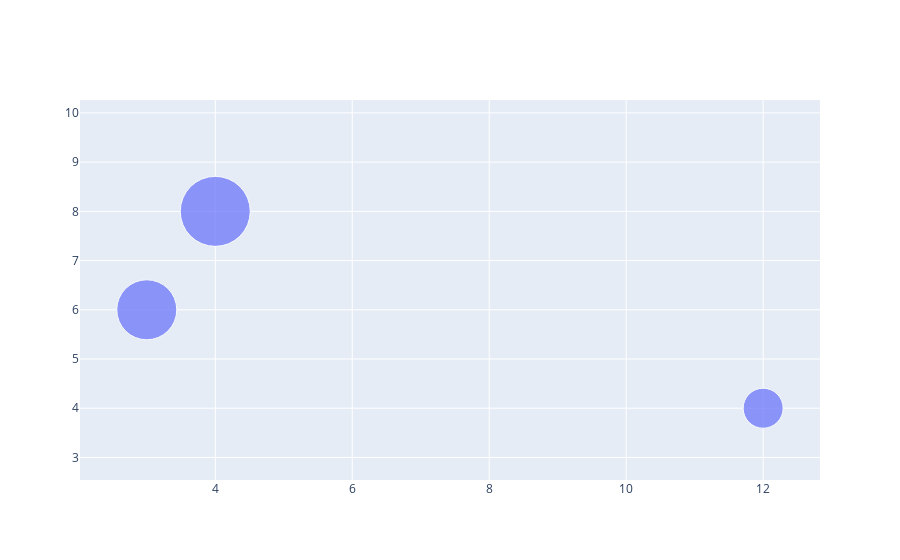

Write notebook code for a chart like this one.
### Code cell
fig = go.Figure(go.Scatter(x=x,y=y, mode = 'markers', marker_size = [ 40,60,70,80 ],
                           text = ['Product A', 'Product B', 'Product C', 'Product D']))
fig.show()

### Figure 1 — Plotly figure (JSON) as saved in the notebook; plotly's stock layout.template omitted (floating-point values rounded to 4 significant figures)
{"data": [{"marker": {"size": [40, 60, 70, 80]}, "mode": "markers", "text": ["Product A", "Product B", "Product C", "Product D"], "type": "scatter", "x": [12, 3, 4], "y": [4, 6, 8, 10]}], "layout": {"autosize": true, "xaxis": {"autorange": false, "range": [2.025, 12.83], "type": "linear"}, "yaxis": {"autorange": false, "range": [2.542, 10.26], "type": "linear"}}}
